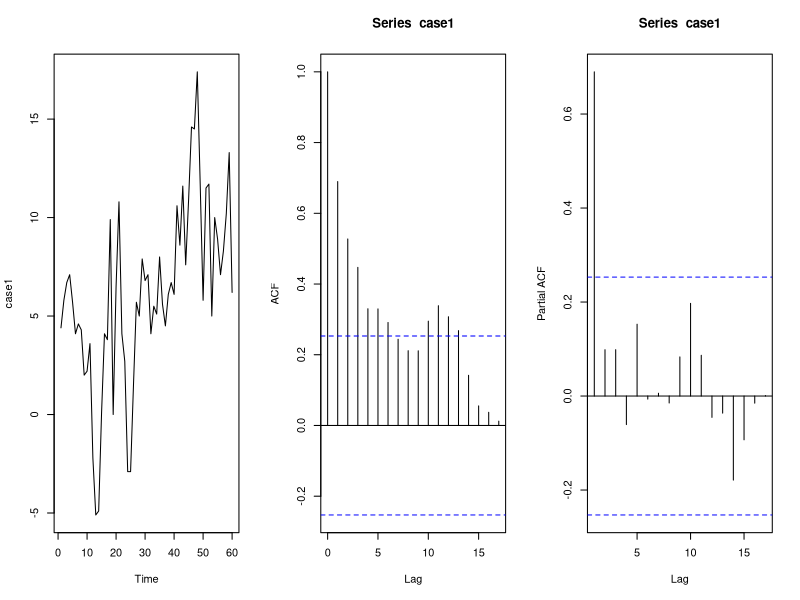
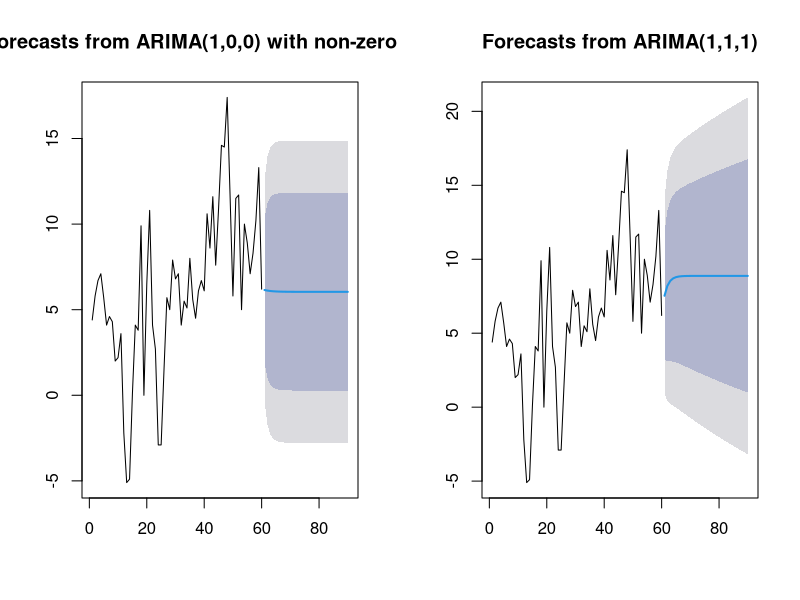
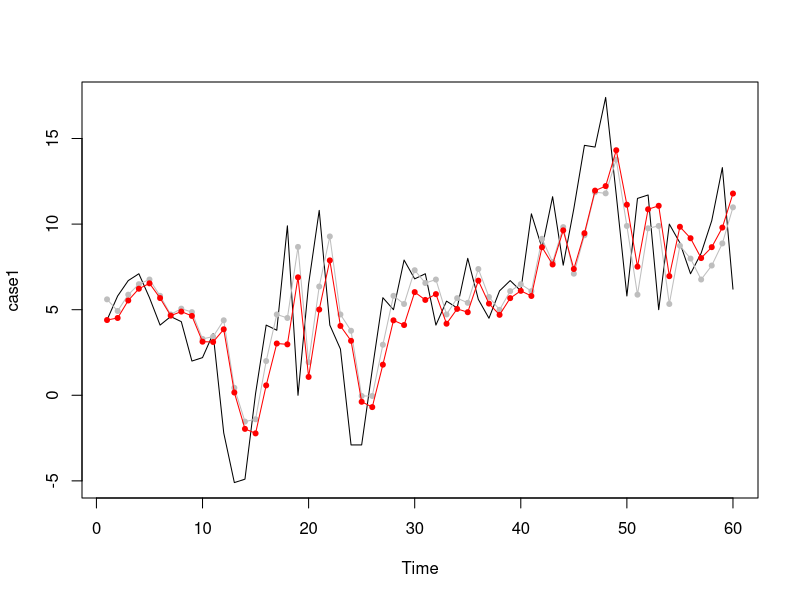
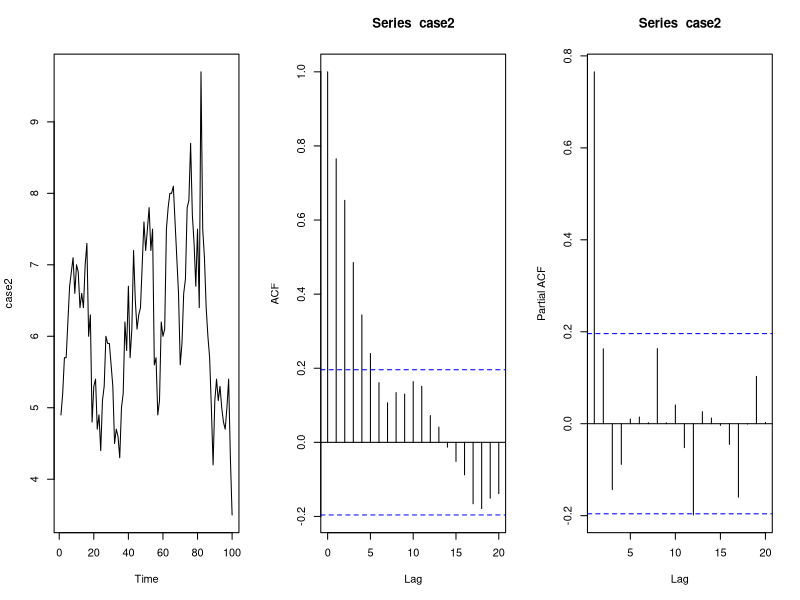
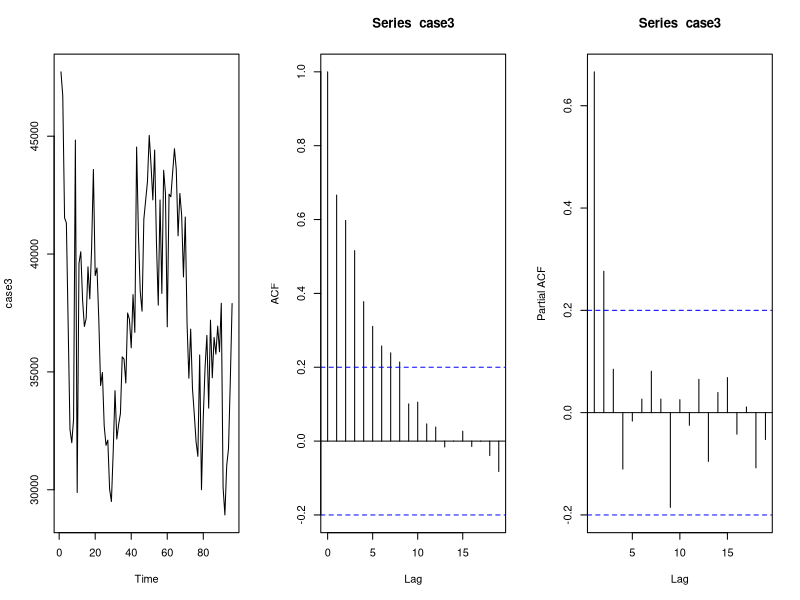
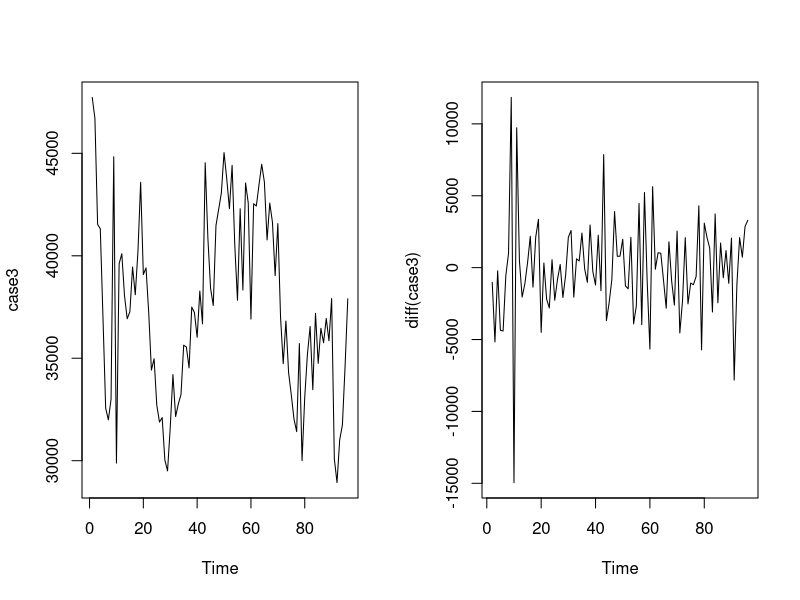

Here is the R script that generated these plots, in order:
library(forecast)
# Case 1 ------------------------------------------------------------------

case1=as.ts(scan("case1.txt"))
case1
par(mfrow=c(1,3))
plot(case1)
acf(case1)
pacf(case1)
fit <- arima(case1,order=c(1,0,0))
fit

par(mfrow=c(1,2))
plot(forecast(fit,h=30))
fitauto <- auto.arima(case1)
fitauto
plot(forecast(fitauto,h=30))

par(mfrow=c(1,1))
plot.ts(case1)
points(fitted(fit),pch=20,col="grey")
points(fitted(fit),type="l",col="grey")

points(fitted(fitauto),pch=20,col="red")
points(fitted(fitauto),type="l",col="red")

# Case 2 ------------------------------------------------------------------

case2=as.ts(scan("case2.txt"))
case2
par(mfrow=c(1,3))
plot(case2)
acf(case2)
pacf(case2)

fit1 <- arima(case2, order = c(1, 0, 0))
fit2 <- arima(case2, order = c(1, 0, 5))
fit3 <- arima(case2, order = c(1, 0, 6))
fit3
fit4 <- arima(case2, order = c(1, 0, 2))
fit4
fit5 <- arima(case2, order = c(1, 0, 1))
fit6 <- arima(case2, order = c(1, 0, 2))

fit_auto <- auto.arima(case2)
fit_auto
# Case 3 ------------------------------------------------------------------
case3=as.ts(scan("case3.txt"))
case3
par(mfrow=c(1,3))
plot(case3)
acf(case3)
pacf(case3)


fit1 <- arima(case3, order = c(2, 0, 0))
fit1
fit2 <- arima(case3, order = c(2, 0, 6))
fit2
fit3 <- arima(case3, order = c(2, 1, 3))
fit3

fit4 <- arima(case3, order = c(1, 1, 2))
fit4
BIC(fit4)
fit_auto <- auto.arima(case3)
fit_auto
par(mfrow=(c(1,2)))
plot(case3)
plot(diff(case3))

fit_auto <- auto.arima(case3)
fit_auto
